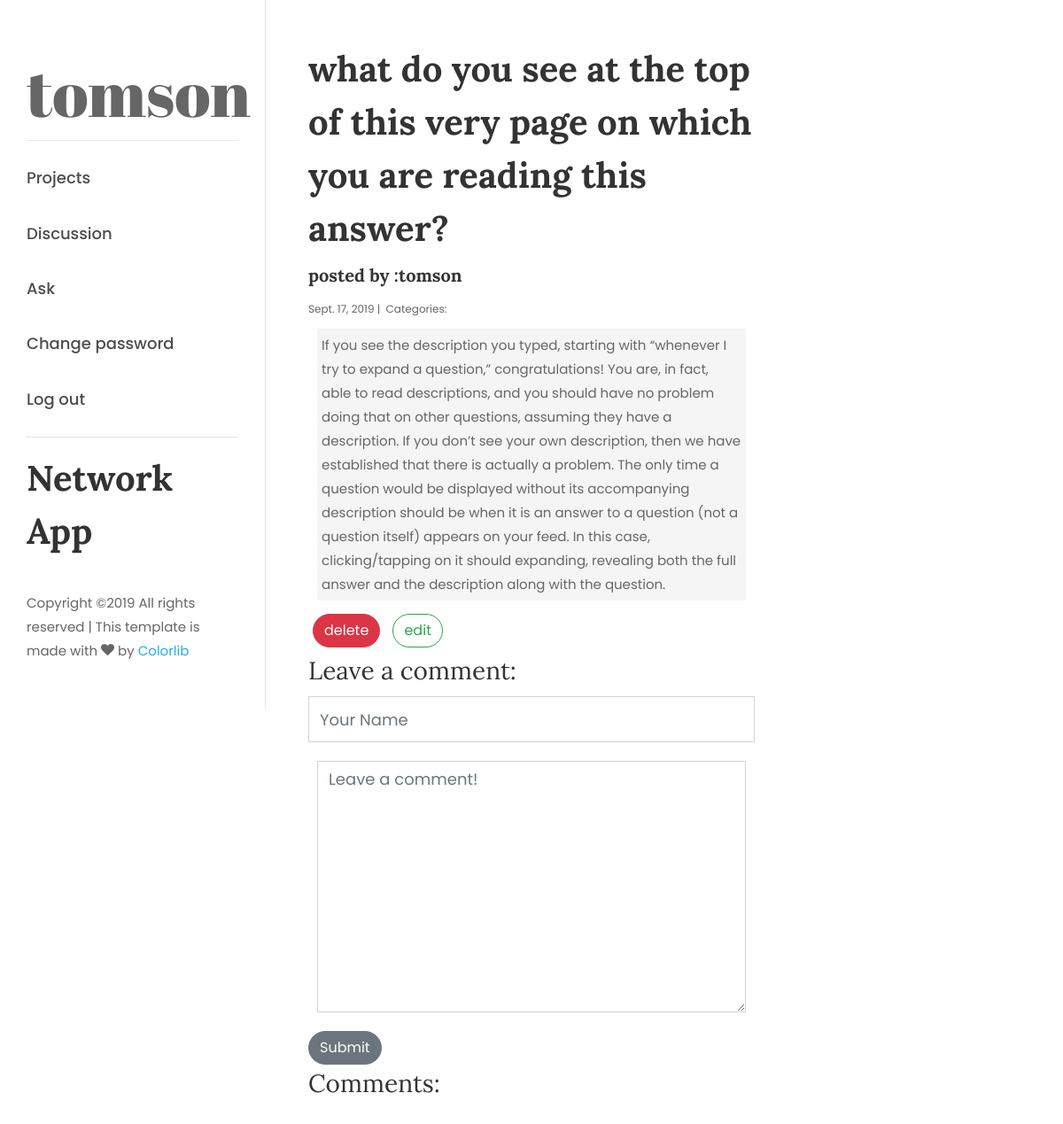
Page /QandA/57/ (signed in) on the committed database.
### QandAboard/models.py (models this page shows)
class Post(models.Model):
    title = models.CharField(max_length=255)
    aut = models.CharField(max_length=255 )
    body = models.TextField()
    created_on = models.DateTimeField(auto_now_add=True)
    last_modified = models.DateTimeField(auto_now=True)

### QandAboard/views.py (the view, shortened to what this page needs)
# urls.py: path("<int:pk>/", views.QandA_detail, name="QandA_detail"),
@login_required
def QandA_detail(request, pk):
    post = Post.objects.get(pk=pk)
    print(request.user.username)
    form = CommentForm()
    comments = Comment.objects.filter(post=post)
    aut=request.user.username
    context = {
        "post": post,
        "comments": comments,
        "form": form,
    }
    return render(request, "QandA_detail.html", context)

### QandAboard/forms.py
class CommentForm(forms.Form):
    author = forms.CharField(
        max_length=60,
        widget=forms.TextInput(attrs={
            "class": "form-control",
            "placeholder": "Your Name"
        })
    )
    body = forms.CharField(widget=forms.Textarea(
        attrs={
            "class": "form-control",
            "placeholder": "Leave a comment!"
        })
    )

### social_network/templates/QandA_detail.html (shortened to what this page needs)
{% extends "base.html" %}
{% block page_content %}
<div class="">
    <h1 ><b>{{ post.title }}</b></h1>
    <h5><b>posted by :{{ post.aut }}</b></h1>
    <small>
        {{ post.created_on.date }} |&nbsp;
        Categories:&nbsp;
    </small>
    <p style="background: whitesmoke ; padding: 1%; margin :2%">{{ post.body }}</p>
    {% if user.username == post.aut or user.is_superuser %}
    <form action="delete" style="display: inline-block;margin: 1%">
        <button  class ='btn btn-danger'>delete</button>
    </form>
    <form action="edit" style="display: inline-block;margin: 1%">
            <button  class="btn btn-outline-success">edit</button>
        </form>
    {% endif %}
    <h3>Leave a comment:</h3>
    <form action="/QandA/{{ post.pk }}/" method="post">
        <div class="form-group">
            {{ form.author }}
        </div>
        <div class="form-group">
           <p  style="padding: 1%; margin :1%">{{ form.body }}</p>
        </div>
        <button type="submit" class="btn btn-secondary">Submit</button>
    </form>
    <h3>Comments:</h3>
</div>
{% endblock %}

### social_network/templates/base.html (shortened to what this page needs)
<!DOCTYPE html>
<html lang="en">
		{% load static %}
	<head>
		<link rel="stylesheet" href="https://stackpath.bootstrapcdn.com/bootstrap/4.1.3/css/bootstrap.min.css">
		<link rel="stylesheet" href={% static "css/open-iconic-bootstrap.min.css" %}>
		<link rel="stylesheet" href={% static "css/animate.css" %}>
		<link rel="stylesheet" href={% static "css/k.css" %}>
		<link rel="stylesheet" href={% static "css/owl.carousel.min.css" %}>
		<link rel="stylesheet" href={% static "css/owl.theme.default.min.css" %}>
		<link rel="stylesheet" href={% static "css/magnific-popup.css" %}>
		<link rel="stylesheet" href={% static "css/aos.css" %}>
		<link rel="stylesheet" href={% static "css/ionicons.min.css" %}>
		<link rel="stylesheet" href={% static "css/bootstrap-datepicker.css" %}>
		<link rel="stylesheet" href={% static "css/jquery.timepicker.css" %}>
		<link rel="stylesheet" href={% static "css/flaticon.css" %}>
		<link rel="stylesheet" href={% static "css/icomoon.css" %}>
		<link rel="stylesheet" href={% static "css/style.css" %}>
	  </head>
  <body>
	<div id="colorlib-page">
		<aside id="colorlib-aside" role="complementary" class="js-fullheight" style="overflow: scroll;">
			<h6 id="colorlib-logo" class="mb-4" >{{user.username}} </h1>
			<nav id="colorlib-main-menu" role="navigation">
				<ul>
					{% if user.is_authenticated %}
					<hr />
					<li ><a class="nav-link"href="{% url 'board_index' %}">Projects</a></li>
					<li><a class="nav-link" href="{% url 'QandA_index' %}">Discussion</a></li>
					<li><a class="nav-link" href="{% url 'ask' %}">Ask</a></li>
					<li><a class="nav-link" href="{% url 'password_change' %}">Change password</a></li>
					<li><a class="nav-link" href="{% url 'logout' %}">Log out</a></li>
					{% else %}
					<li><a class="nav-link" href="{% url 'signup' %}">Sign up</a></li>
					<li><a class="nav-link" href="{% url 'login' %}" >Log in</a></li>
					{% endif %}
					<hr />
					<li><h1><b>Network <span>App</span></b></h1></li>
				</ul>
			</nav>
			<div class="footer">
				<br />
				<p class="pfooter">
	  Copyright &copy;<script>document.write(new Date().getFullYear());</script> All rights reserved | This template is made with <i class="icon-heart" aria-hidden="true"></i> by <a href="https://colorlib.com" target="_blank">Colorlib</a>
	  </p>
			</div>
		</aside>
		<div id="colorlib-main">
			<section class="ftco-section ftco-no-pt ftco-no-pb">
	    	<div class="container">
	    		<div class="row d-flex">
	    			<div class="col-xl-8 py-5 px-md-5">
							{% block page_content %}
							{% endblock %}
            </div>
          </div>
	    	</div>
	    </section>
		</div>
	</div>
  </body>
</html>

### social_network/static/css/icomoon.css (style rules this page uses)
[class^="icon-"], [class*=" icon-"] { font-family: 'icomoon' !important; speak: none; font-style: normal; font-weight: normal; font-variant: normal; text-transform: none; line-height: 1; -webkit-font-smoothing: antialiased; -moz-osx-font-smoothing: grayscale; }
.icon-heart:before { content: "\f004"; }

### rows in the picture
Post: title "what do you see at the top of this very page on which you are reading this answer?", aut "tomson", created_on "Sept. 17, 2019", body "If you see the description you typed, starting with “whenever I try to expand a question,” congratulations! You are, in fact, able to read descriptions, and you should have no problem doing that on other questions, assuming they have a description. If you don’t see your own description, then we have established that there is actually a problem. The only time a question would be displayed without its accompanying description should be when it is an answer to a question (not a question itself) appears on your feed. In this case, clicking/tapping on it should expanding, revealing both the full answer and the description along with the question."

### other values in the picture
{{ user.username }} "tomson"
